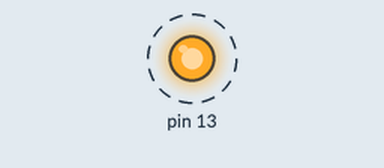
Simulated run of this sketch. Board: Arduino Uno, built with avr-gcc and run on an emulated ATmega328P. Parts: output pins drawn as LEDs (lit = HIGH). Dashed ring = blinking. What the sketch prints to the serial monitor is not drawn.

Above: at 0.5 s.
Timing chart, 0 to 4.6 s (numbered marks = the images above):
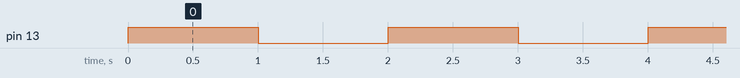

Measured:
- by itself, pin 13: alternates HIGH for 1.0 s and LOW for 1.0 s

The sketch:

blink.ino
```cpp
// Blink simples para testar QEMU
// Compila: arduino-cli compile --fqbn arduino:avr:uno blink

void setup() {
  pinMode(13, OUTPUT);
  Serial.begin(9600);
  Serial.println("Arduino iniciado!");
}

void loop() {
  Serial.println("LED ON");
  digitalWrite(13, HIGH);
  delay(1000);

  Serial.println("LED OFF");
  digitalWrite(13, LOW);
  delay(1000);
}
```
